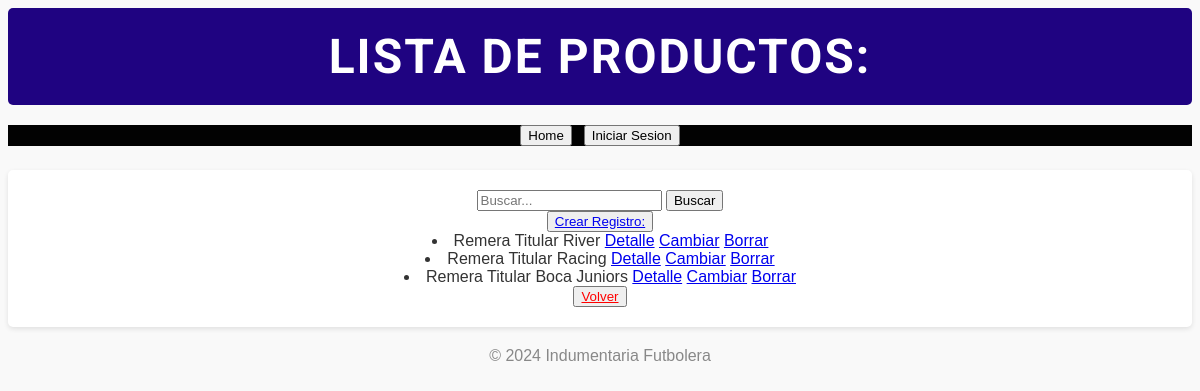
Page /producto/list/ on the earlier database version.
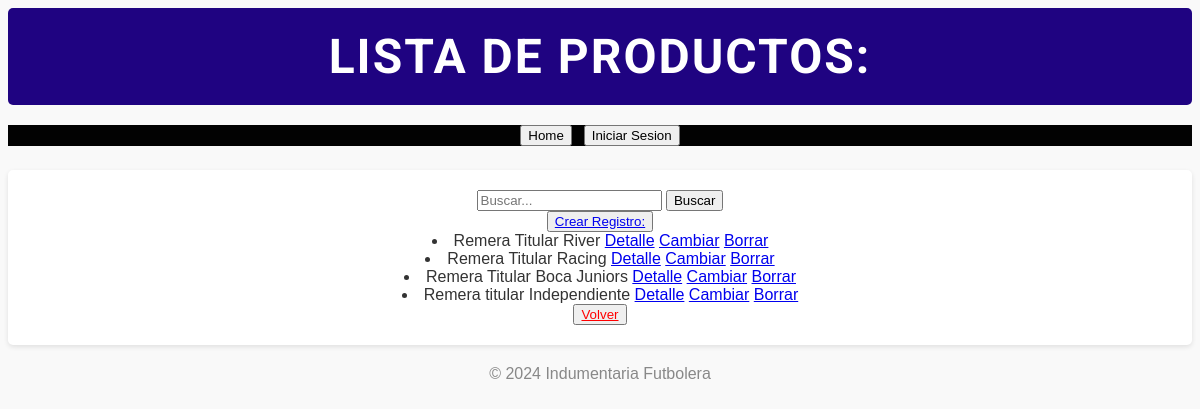
Same page on the later database version.
### servicios/models.py (models this page shows, shortened)
class Producto(models.Model):
    nombre = models.CharField(max_length=30, unique=True)
    talle = models.CharField(max_length=1)
    precio = models.DecimalField(max_digits=10, decimal_places=2)
    stock = models.BooleanField(default=True)

### servicios/views.py (the view)
# urls.py: path("producto/list/", views.producto_list, name="producto_list"),
def producto_list(request):
    q = request.GET.get('q')
    if q:
        query = Producto.objects.filter(nombre__icontains=q)
    else:
        query = Producto.objects.all()
    context = {'object_list': query}
    return render(request, "servicios/producto_list.html", context)

### servicios/templates/servicios/producto_list.html
{% extends 'servicios/base.html' %}
{% block header %}
Lista de Productos:
{% endblock header %}
{% block main %}
<form action="{% url 'producto_list' %}" method="get">
    <input type="text" name="q" placeholder="Buscar...">
    <button type="submit">Buscar</button>
</form>
    <button>
        <a href="{% url 'producto_create' %}">Crear Registro:</a>
    </button>
    {% for object in object_list %}
    <li>
        {{ object.nombre }}
        <a href="{% url 'producto_detail' object.id %}">Detalle</a>
        <a href="{% url 'producto_update' object.id %}">Cambiar</a>
        <a href="{% url 'producto_delete' object.id %}">Borrar</a>
    </li>
    {% empty %}
        <p>No hay Registros.</p>
    {% endfor %}
    <button>
        <a href="{% url 'index' %}" style="color: red";>Volver</a>
    </button>
{% endblock main %}

Differences in the rows shown:
added Producto: nombre "Remera titular Independiente"
